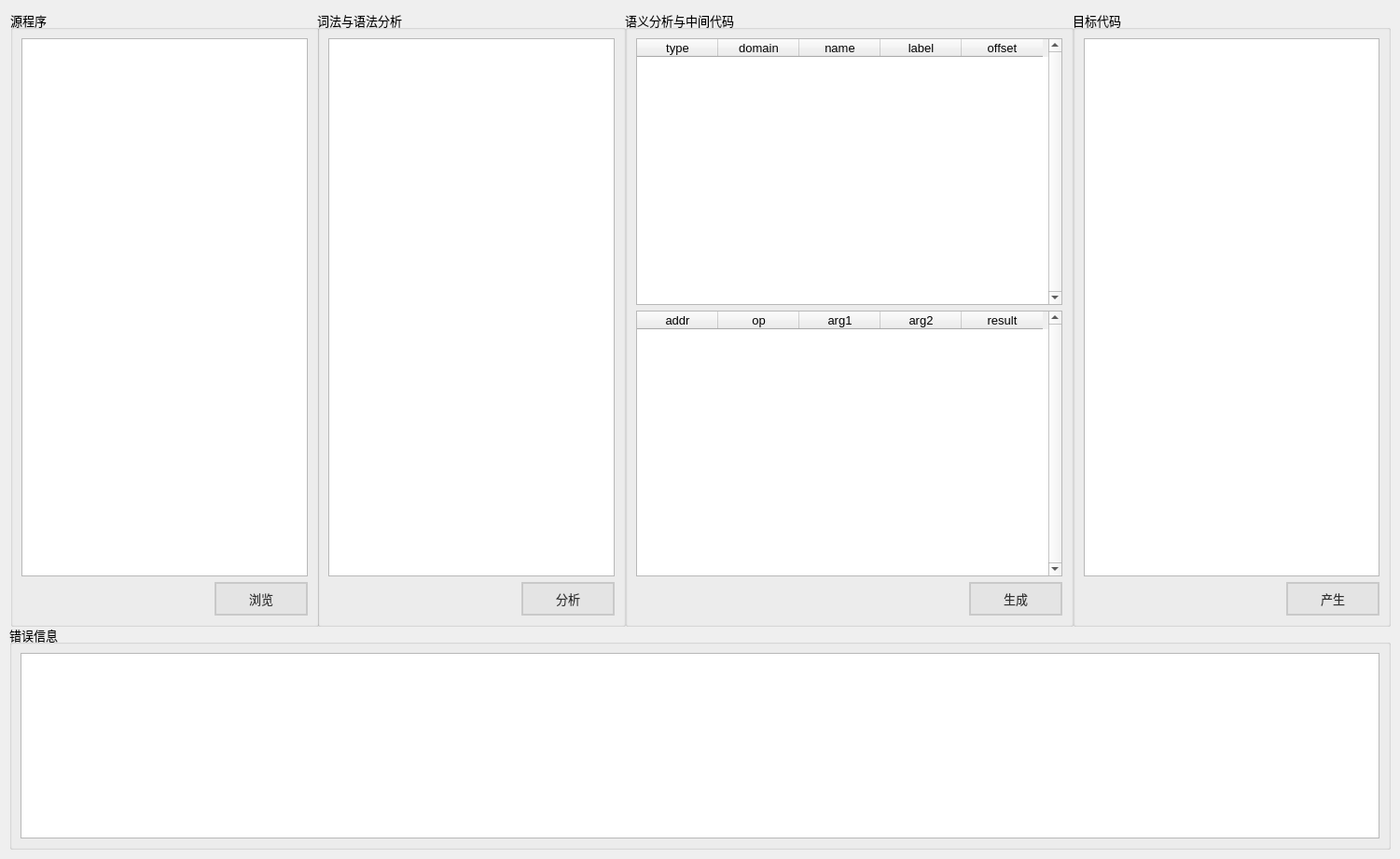
<?xml version="1.0" encoding="UTF-8"?>
<ui version="4.0">
 <class>MainWindow</class>
 <widget class="QMainWindow" name="MainWindow">
  <property name="geometry">
   <rect>
    <x>0</x>
    <y>0</y>
    <width>1501</width>
    <height>921</height>
   </rect>
  </property>
  <property name="windowTitle">
   <string>编译器</string>
  </property>
  <widget class="QWidget" name="centralwidget">
   <widget class="QGroupBox" name="groupBox">
    <property name="geometry">
     <rect>
      <x>11</x>
      <y>11</y>
      <width>331</width>
      <height>661</height>
     </rect>
    </property>
    <property name="minimumSize">
     <size>
      <width>0</width>
      <height>0</height>
     </size>
    </property>
    <property name="font">
     <font>
      <pointsize>10</pointsize>
     </font>
    </property>
    <property name="title">
     <string>源程序</string>
    </property>
    <layout class="QGridLayout" name="gridLayout_2">
     <item row="0" column="0">
      <widget class="QTextEdit" name="textEdit">
       <property name="font">
        <font>
         <family>Microsoft YaHei UI</family>
        </font>
       </property>
       <property name="styleSheet">
        <string notr="true"/>
       </property>
       <property name="verticalScrollBarPolicy">
        <enum>Qt::ScrollBarAsNeeded</enum>
       </property>
       <property name="horizontalScrollBarPolicy">
        <enum>Qt::ScrollBarAsNeeded</enum>
       </property>
       <property name="lineWrapMode">
        <enum>QTextEdit::NoWrap</enum>
       </property>
       <property name="readOnly">
        <bool>true</bool>
       </property>
      </widget>
     </item>
     <item row="1" column="0" alignment="Qt::AlignRight">
      <widget class="QPushButton" name="pushButton">
       <property name="minimumSize">
        <size>
         <width>100</width>
         <height>0</height>
        </size>
       </property>
       <property name="font">
        <font>
         <family>宋体</family>
         <pointsize>10</pointsize>
        </font>
       </property>
       <property name="styleSheet">
        <string notr="true">QPushButton{
background-color:rgba(225,225,225,180);
border-style:outset;
border-width:2px;
border-color:rgba(0,0,0,30);
color:rgba(0,0,0,200);
padding:6px;}
QPushButton:pressed{
background-color:rgba(205,230,255,200);
border-color:rgba(0,120,215,30);
border-style:inset;
color:rgba(0,0,0,100);}
QPushButton:hover{
background-color:rgba(230,240,250,100);
border-color:rgba(0,120,215,200);
color:rgba(0,0,0,200);}
</string>
       </property>
       <property name="text">
        <string>浏览</string>
       </property>
      </widget>
     </item>
    </layout>
   </widget>
   <widget class="QGroupBox" name="groupBox_2">
    <property name="geometry">
     <rect>
      <x>340</x>
      <y>11</y>
      <width>331</width>
      <height>661</height>
     </rect>
    </property>
    <property name="minimumSize">
     <size>
      <width>0</width>
      <height>0</height>
     </size>
    </property>
    <property name="font">
     <font>
      <pointsize>10</pointsize>
     </font>
    </property>
    <property name="title">
     <string>词法与语法分析</string>
    </property>
    <layout class="QGridLayout" name="gridLayout_3">
     <item row="0" column="0">
      <widget class="QTextEdit" name="textEdit_2">
       <property name="font">
        <font>
         <family>Microsoft YaHei UI</family>
        </font>
       </property>
       <property name="styleSheet">
        <string notr="true"/>
       </property>
       <property name="verticalScrollBarPolicy">
        <enum>Qt::ScrollBarAsNeeded</enum>
       </property>
       <property name="horizontalScrollBarPolicy">
        <enum>Qt::ScrollBarAsNeeded</enum>
       </property>
       <property name="lineWrapMode">
        <enum>QTextEdit::NoWrap</enum>
       </property>
       <property name="readOnly">
        <bool>true</bool>
       </property>
      </widget>
     </item>
     <item row="1" column="0" alignment="Qt::AlignRight">
      <widget class="QPushButton" name="pushButton_2">
       <property name="minimumSize">
        <size>
         <width>100</width>
         <height>0</height>
        </size>
       </property>
       <property name="font">
        <font>
         <family>宋体</family>
        </font>
       </property>
       <property name="styleSheet">
        <string notr="true">QPushButton{
background-color:rgba(225,225,225,180);
border-style:outset;
border-width:2px;
border-color:rgba(0,0,0,30);
color:rgba(0,0,0,200);
padding:6px;}
QPushButton:pressed{
background-color:rgba(205,230,255,200);
border-color:rgba(0,120,215,30);
border-style:inset;
color:rgba(0,0,0,100);}
QPushButton:hover{
background-color:rgba(230,240,250,100);
border-color:rgba(0,120,215,200);
color:rgba(0,0,0,200);}
</string>
       </property>
       <property name="text">
        <string>分析</string>
       </property>
      </widget>
     </item>
    </layout>
   </widget>
   <widget class="QGroupBox" name="groupBox_3">
    <property name="geometry">
     <rect>
      <x>670</x>
      <y>11</y>
      <width>481</width>
      <height>661</height>
     </rect>
    </property>
    <property name="minimumSize">
     <size>
      <width>0</width>
      <height>0</height>
     </size>
    </property>
    <property name="font">
     <font>
      <pointsize>10</pointsize>
     </font>
    </property>
    <property name="title">
     <string>语义分析与中间代码</string>
    </property>
    <layout class="QGridLayout" name="gridLayout">
     <item row="0" column="0">
      <widget class="QTableWidget" name="tableWidget">
       <property name="styleSheet">
        <string notr="true"/>
       </property>
       <property name="verticalScrollBarPolicy">
        <enum>Qt::ScrollBarAlwaysOn</enum>
       </property>
       <property name="horizontalScrollBarPolicy">
        <enum>Qt::ScrollBarAlwaysOff</enum>
       </property>
       <property name="editTriggers">
        <set>QAbstractItemView::NoEditTriggers</set>
       </property>
       <property name="rowCount">
        <number>0</number>
       </property>
       <property name="columnCount">
        <number>5</number>
       </property>
       <attribute name="horizontalHeaderDefaultSectionSize">
        <number>87</number>
       </attribute>
       <attribute name="verticalHeaderVisible">
        <bool>false</bool>
       </attribute>
       <column>
        <property name="text">
         <string>type</string>
        </property>
       </column>
       <column>
        <property name="text">
         <string>domain</string>
        </property>
       </column>
       <column>
        <property name="text">
         <string>name</string>
        </property>
       </column>
       <column>
        <property name="text">
         <string>label</string>
        </property>
       </column>
       <column>
        <property name="text">
         <string>offset</string>
        </property>
       </column>
      </widget>
     </item>
     <item row="1" column="0">
      <widget class="QTableWidget" name="tableWidget_2">
       <property name="styleSheet">
        <string notr="true"/>
       </property>
       <property name="verticalScrollBarPolicy">
        <enum>Qt::ScrollBarAlwaysOn</enum>
       </property>
       <property name="horizontalScrollBarPolicy">
        <enum>Qt::ScrollBarAlwaysOff</enum>
       </property>
       <property name="editTriggers">
        <set>QAbstractItemView::NoEditTriggers</set>
       </property>
       <attribute name="horizontalHeaderVisible">
        <bool>true</bool>
       </attribute>
       <attribute name="horizontalHeaderDefaultSectionSize">
        <number>87</number>
       </attribute>
       <attribute name="verticalHeaderVisible">
        <bool>false</bool>
       </attribute>
       <column>
        <property name="text">
         <string>addr</string>
        </property>
       </column>
       <column>
        <property name="text">
         <string>op</string>
        </property>
       </column>
       <column>
        <property name="text">
         <string>arg1</string>
        </property>
       </column>
       <column>
        <property name="text">
         <string>arg2</string>
        </property>
       </column>
       <column>
        <property name="text">
         <string>result</string>
        </property>
       </column>
      </widget>
     </item>
     <item row="2" column="0">
      <widget class="QPushButton" name="pushButton_3">
       <property name="sizePolicy">
        <sizepolicy hsizetype="Fixed" vsizetype="Fixed">
         <horstretch>0</horstretch>
         <verstretch>0</verstretch>
        </sizepolicy>
       </property>
       <property name="minimumSize">
        <size>
         <width>100</width>
         <height>0</height>
        </size>
       </property>
       <property name="font">
        <font>
         <family>宋体</family>
        </font>
       </property>
       <property name="layoutDirection">
        <enum>Qt::RightToLeft</enum>
       </property>
       <property name="styleSheet">
        <string notr="true">QPushButton{
background-color:rgba(225,225,225,180);
border-style:outset;
border-width:2px;
border-color:rgba(0,0,0,30);
color:rgba(0,0,0,200);
padding:6px;}
QPushButton:pressed{
background-color:rgba(205,230,255,200);
border-color:rgba(0,120,215,30);
border-style:inset;
color:rgba(0,0,0,100);}
QPushButton:hover{
background-color:rgba(230,240,250,100);
border-color:rgba(0,120,215,200);
color:rgba(0,0,0,200);}
</string>
       </property>
       <property name="text">
        <string>生成</string>
       </property>
      </widget>
     </item>
    </layout>
   </widget>
   <widget class="QGroupBox" name="groupBox_4">
    <property name="geometry">
     <rect>
      <x>1150</x>
      <y>11</y>
      <width>341</width>
      <height>661</height>
     </rect>
    </property>
    <property name="minimumSize">
     <size>
      <width>0</width>
      <height>0</height>
     </size>
    </property>
    <property name="font">
     <font>
      <pointsize>10</pointsize>
     </font>
    </property>
    <property name="title">
     <string>目标代码</string>
    </property>
    <layout class="QGridLayout" name="gridLayout_5">
     <item row="0" column="0">
      <widget class="QTextEdit" name="textEdit_3">
       <property name="font">
        <font>
         <family>Microsoft YaHei UI</family>
        </font>
       </property>
       <property name="styleSheet">
        <string notr="true"/>
       </property>
       <property name="verticalScrollBarPolicy">
        <enum>Qt::ScrollBarAsNeeded</enum>
       </property>
       <property name="horizontalScrollBarPolicy">
        <enum>Qt::ScrollBarAsNeeded</enum>
       </property>
       <property name="lineWrapMode">
        <enum>QTextEdit::NoWrap</enum>
       </property>
       <property name="readOnly">
        <bool>true</bool>
       </property>
      </widget>
     </item>
     <item row="1" column="0" alignment="Qt::AlignRight">
      <widget class="QPushButton" name="pushButton_4">
       <property name="minimumSize">
        <size>
         <width>100</width>
         <height>0</height>
        </size>
       </property>
       <property name="font">
        <font>
         <family>宋体</family>
        </font>
       </property>
       <property name="styleSheet">
        <string notr="true">QPushButton{
background-color:rgba(225,225,225,180);
border-style:outset;
border-width:2px;
border-color:rgba(0,0,0,30);
color:rgba(0,0,0,200);
padding:6px;}
QPushButton:pressed{
background-color:rgba(205,230,255,200);
border-color:rgba(0,120,215,30);
border-style:inset;
color:rgba(0,0,0,100);}
QPushButton:hover{
background-color:rgba(230,240,250,100);
border-color:rgba(0,120,215,200);
color:rgba(0,0,0,200);}
</string>
       </property>
       <property name="text">
        <string>产生</string>
       </property>
      </widget>
     </item>
    </layout>
   </widget>
   <widget class="QGroupBox" name="groupBox_5">
    <property name="geometry">
     <rect>
      <x>10</x>
      <y>670</y>
      <width>1481</width>
      <height>241</height>
     </rect>
    </property>
    <property name="minimumSize">
     <size>
      <width>0</width>
      <height>0</height>
     </size>
    </property>
    <property name="font">
     <font>
      <pointsize>10</pointsize>
     </font>
    </property>
    <property name="title">
     <string>错误信息</string>
    </property>
    <layout class="QGridLayout" name="gridLayout_4">
     <item row="0" column="0">
      <widget class="QTextEdit" name="textEdit_4">
       <property name="font">
        <font>
         <family>Microsoft YaHei UI</family>
        </font>
       </property>
       <property name="styleSheet">
        <string notr="true"/>
       </property>
       <property name="verticalScrollBarPolicy">
        <enum>Qt::ScrollBarAsNeeded</enum>
       </property>
       <property name="horizontalScrollBarPolicy">
        <enum>Qt::ScrollBarAsNeeded</enum>
       </property>
       <property name="lineWrapMode">
        <enum>QTextEdit::NoWrap</enum>
       </property>
       <property name="readOnly">
        <bool>true</bool>
       </property>
      </widget>
     </item>
    </layout>
   </widget>
  </widget>
 </widget>
 <resources/>
 <connections/>
</ui>
